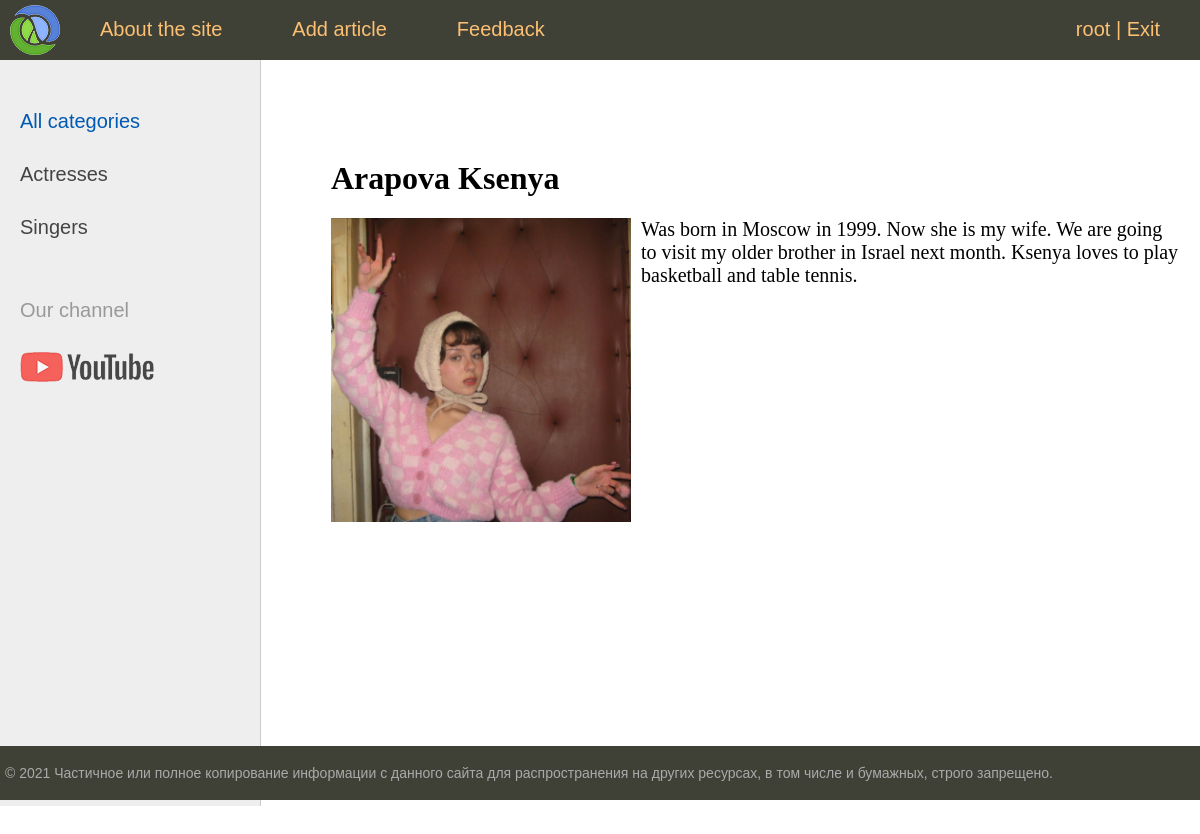
The page /post/arapova-ksenya/ (signed in) on the database its author committed.
### women/models.py (models this page shows, shortened)
class Category(models.Model):
    name = models.CharField(max_length=100, db_index=True, verbose_name='Category')
    slug = models.SlugField(max_length=255, unique=True, db_index=True, verbose_name="URL")
    def get_absolute_url(self):
        return reverse('category', kwargs={'cat_slug': self.slug})
    class Meta:
        verbose_name_plural = 'Categories'
        ordering = ['id']

class Women(models.Model):
    title = models.CharField(max_length=255)
    slug = models.SlugField(max_length=255, unique=True, db_index=True, verbose_name="URL")
    content = models.TextField(blank=True)
    photo = models.ImageField(upload_to="photos/%Y/%m/%d/")
    time_create = models.DateTimeField(auto_now_add=True)
    time_update = models.DateTimeField(auto_now=True)
    is_published = models.BooleanField(default=True)
    cat = models.ForeignKey('Category', on_delete=models.PROTECT, verbose_name="Category")
    def __str__(self):
        return self.title
    class Meta:
        verbose_name = 'Famous women'
        verbose_name_plural = 'Famous women'
        ordering = ['id']

### women/views.py (the view)
# urls.py: path('post/<slug:post_slug>/', ShowPost.as_view(), name='post'),
class ShowPost(DataMixin, DetailView):
    model = Women
    template_name = 'women/post.html'
    slug_url_kwarg = 'post_slug'
    context_object_name = 'post'
    def get_context_data(self, *, object_list=None, **kwargs):
        context = super().get_context_data(**kwargs)
        c_def = self.get_user_context(title=context['post'])
        return dict(list(context.items()) + list(c_def.items()))

### women/utils.py (called while the page is built)
    def get_user_context(self, **kwargs):
        context = kwargs
        cats = Category.objects.annotate(Count('women'))
        user_menu = menu.copy()
        if not self.request.user.is_authenticated:
            user_menu.pop(1)
        context['menu'] = user_menu
        context['cats'] = cats
        if 'cat_selected' not in context:
            context['cat_selected'] = 0
        return context

### women/templates/women/post.html
{% extends 'women/base.html' %}
{% block content %}
<h1>{{post.title}}</h1>
{% if post.photo %}
<p><img class="img-article-left" src="{{post.photo.url}}"></p>
{% endif %}
{{post.content|linebreaks}}
{% endblock %}

### women/templates/women/base.html (shortened to what this page needs)
{% load static %}
{% load women_tags %}
<!DOCTYPE html>
<html>
<head>
	<link type="text/css" href="{% static 'women/css/styles.css' %}" rel="stylesheet" />
</head>
<body>
<table class="table-page" border=0 cellpadding="0" cellspacing="0">
<tr><td valign=top>
{% block mainmenu %}
		<div class="header">
			<ul id="mainmenu" class="mainmenu">
			<li class="logo"><a href="{% url 'home' %}"><div class="logo"></div></a></li>
{% for m in menu %}
			<li><a href="{% url m.url_name %}">{{m.title}}</a></li>
{% endfor %}
				{% if request.user.is_authenticated %}
				<li class="last"> {{user.username}} | <a href="{% url 'logout' %}">Exit</a></li>
				{% else %}
				<li class="last"><a href="{% url 'register' %}">Register</a> | <a href="{% url 'login' %}">Enter</a></li>
				{% endif %}
			</ul>
		</div>
{% endblock mainmenu %}
<table class="table-content" border=0 cellpadding="0" cellspacing="0">
<tr>
	<td valign="top" class="left-chapters">
	<ul id="leftchapters">
{% if cat_selected == 0 %}
		<li class="selected">All categories</li>
{% else %}
		<li><a href="{% url 'home' %}">All categories</a></li>
{% endif %}
{% for c in cats %}
{% if c.women__count > 0 %}
	{% if c.pk == cat_selected %}
		<li class="selected">{{c.name}}</li>
	{% else %}
		<li><a href="{{ c.get_absolute_url }}">{{c.name}}</a></li>
	{% endif %}
{% endif %}
{% endfor %}
		<li class="share">
		<p>Our channel</p>
		<a class="share-yt" href="https://www.youtube.com/channel/UClJzWfGWuGJL2t-3dYKcHTA/playlists" target="_blank" rel="nofollow"></a>
		</li>
	</ul>
</td>
<td valign="top" class="content">
	<div class="content-text">
{% block content %}
{% endblock %}
	</div>
</td></tr></table>
</td></tr>
<tr><td valign=top>
	<div id="footer">
		<p>&copy; 2021 Частичное или полное копирование информации с данного сайта для распространения на других ресурсах, в том числе и бумажных, строго запрещено.</p>
	</div>
</td></tr></table>
</body>
</html>

### women/static/women/css/styles.css (style rules this page uses)
html, body { font-family: 'Arial'; margin: 0; padding: 0; height: 100%; width: 100%; color: #444; }
a { color: #0059b2; text-decoration: none; }
img { max-width: 600px; height: auto; }
img.img-article-left { max-width: 300px; height: auto; float: left; padding: 0 10px 10px 0; }
.table-page { width: 100%; height: 100%; vertical-align: top; }
.table-page tr { height: 100%; }
.header { background: #3F4137; height: 60px; }
.logo { background: url('../images/logo.png') no-repeat 10px 5px; width: 70px; height: 60px; }
ul.mainmenu { list-style: none; margin: 0; padding: 0; height: 60px; color: #fdc073; font-size: 20px; overflow: hidden; }
ul.mainmenu li { float: left; margin: 18px 40px 0 30px; }
ul.mainmenu li.logo { margin: 0; }
ul.mainmenu li.last { float: right; }
ul.mainmenu li a { color: #fdc073; text-decoration: none; }
.table-content { width: 100%; min-height: 100%; height: 100%; }
.left-chapters { margin: 0; background: #eee; border-right: 1px solid #ccc; min-height: 100%; }
.left-chapters ul { width: 230px; min-height: 100%; margin: 0; padding: 20px 10px 10px 20px; list-style: none; font-size: 20px; }
.left-chapters ul li { margin: 30px 0 0 0; color: #999; }
.left-chapters ul li.selected { color: #0059b2; }
.left-chapters ul li a { color: #444; text-decoration: none; }
.left-chapters ul li.share { margin: 60px 0 0 0; }
.left-chapters ul li.share p { margin: 30px 0 30px 0; }
.left-chapters ul li.share a { display: inline-block; width: 40px; height: 40px; margin: 0 20px 0 0; }
.left-chapters ul li.share a.share-yt { width: 100%; height: 30px; background: url('../images/share_yt.png') no-repeat 0 0 }
.content { padding: 40px 20px 20px 40px; width: 100%; box-sizing: border-box; }
.content-text { margin: 60px 0 0 30px; color: #000; font-size: 20px; font-family: Yandex Sans Display Light; }
.content-text h1 { font-size: 32px; }
#footer { box-sizing: border-box; background: #3F4137; padding: 5px; color: #aaa; font-size: 14px; font-family: Verdana, Geneva, Arial, Helvetica; text-align: left; overflow: hidden; }

### rows shown on the page
Category: name "Actresses"
Category: name "Singers"
Women: title "Arapova Ksenya", photo (picture), content "Was born in Moscow in 1999. Now she is my wife. We are going to visit my older brother in Israel next month. Ksenya loves to play basketball and table tennis."

### other values the page prints
{{ m.title }} "About the site" "Add article" "Feedback"
{{ user.username }} "root"
